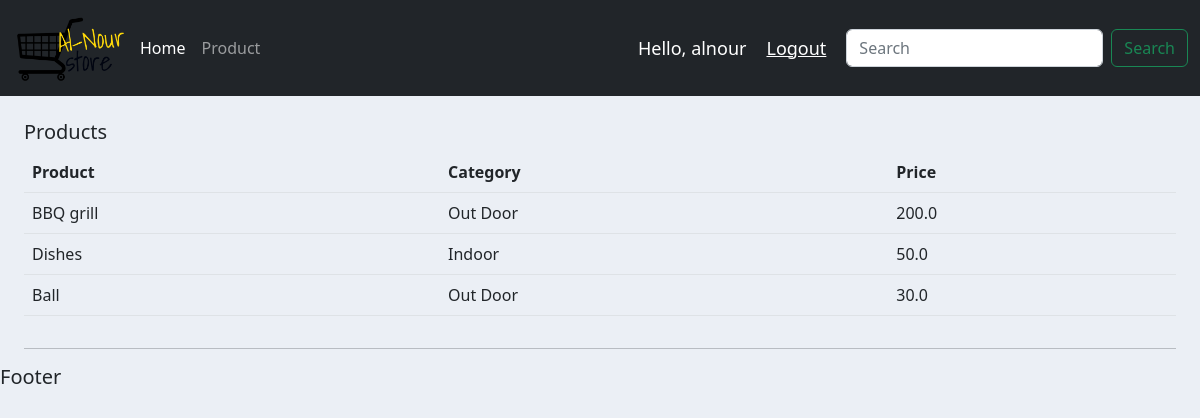
Page /accounts/products/ (signed in) on the committed database.
### accounts/models.py (models this page shows, shortened)
class Product(models.Model):
    CATEGORY = (
            ('Indoor', 'Indoor'),
            ('Out Door', 'Out Door'),
            )
    name = models.CharField(max_length=200, null=True)
    price = models.FloatField(null=True)
    category = models.CharField(max_length=200, null=True, choices=CATEGORY)
    description = models.CharField(max_length=200, null=True, blank=True)
    date_created = models.DateTimeField(auto_now_add=True, null=True)
    tags = models.ManyToManyField(Tag)

### accounts/decorators.py (the view)
        def wrapper_func(request, *args, **kwargs):
            group = None
            if request.user.groups.exists():
                group = request.user.groups.all()[0].name
            if group in allowed_roles:
                return view_func(request, *args, **kwargs)
            else:
                return HttpResponse('You are not authorized to view this page')

### accounts/views.py (called while the page is built)
@login_required(login_url='accounts-login-user')
@allowed_users(allowed_roles=['admin'])
def products(request):
    products = Product.objects.all()
    context = {
        'products': products,
    }
    return render(request, 'accounts/products.html', context=context)

### accounts/templates/accounts/products.html
{% extends 'accounts/main.html' %}
{% block content %}
    <br />
    <div class="row">
        <div class="col-md">
            <div class="card-body">
                <h5>Products</h5>
            </div>
            <div class="card-body">
                <table class="table">
                    <tr>
                        <th>Product</th>
                        <th>Category</th>
                        <th>Price</th>
                    </tr>
                    {% for i in products %}
                        <tr>
                            <td>{{ i.name }}</td>
                            <td>{{ i.category }}</td>
                            <td>{{ i.price }}</td>
                        </tr>
                    {% endfor %}
                </table>
            </div>
        </div>
    </div>
{% endblock %}

### accounts/templates/accounts/navbar.html (shortened to what this page needs)
{% load static %}
<nav class="navbar navbar-dark navbar-expand-md bg-dark">
  <div class="container-fluid">
    <img src="{% static '/images/logo.png' %}" alt="alnour-logo-image" id="logo" />
    <div class="collapse navbar-collapse" id="navbarSupportedContent">
        <ul class="navbar-nav me-auto mb-2 mb-lg-0">
        {% if request.user.is_staff %}
            <li class="nav-item">
              <a class="nav-link active" aria-current="page" href="{% url 'accounts-dashboard' %}">Home</a>
            </li>
            <li class="nav-item">
              <a class="nav-link" href="{% url 'accounts-products' %}">Product</a>
            </li>
        {% endif %}
        </ul>
      <span class="hello-msg">Hello, {{request.user}}</span>
      <span ><a  class="hello-msg" href="{% url 'accounts-logout-user' %}">Logout</a></span>
      <form class="d-flex" role="search">
        <input class="form-control me-2" type="search" placeholder="Search" aria-label="Search">
        <button class="btn btn-outline-success" type="submit">Search</button>
      </form>
    </div>
  </div>
</nav>

### static/css/main.css (style rules this page uses)
#logo { width: 10vw !important; object-fit: contain; height: 10vh !important; }
body { background-color: #ebeff5; max-width: 100vw; overflow-x: hidden; }

### accounts/templates/accounts/navbar.html (style rules this page uses)
.hello-msg { font-size: 18px; color: #fff; margin-right: 20px; }

### rows in the picture
Product: name "BBQ grill", category "Out Door", price "200.0"
Product: name "Dishes", category "Indoor", price "50.0"
Product: name "Ball", category "Out Door", price "30.0"

### other values in the picture
{{ request.user }} "alnour"
